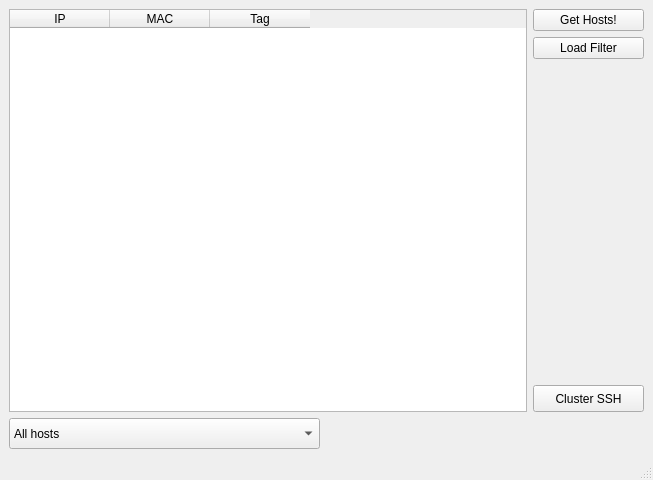
<ui version="4.0" >
 <class>MainWindow</class>
 <widget class="QMainWindow" name="MainWindow" >
  <property name="geometry" >
   <rect>
    <x>0</x>
    <y>0</y>
    <width>653</width>
    <height>480</height>
   </rect>
  </property>
  <property name="windowTitle" >
   <string>MainWindow</string>
  </property>
  <widget class="QWidget" name="centralwidget" >
   <property name="geometry" >
    <rect>
     <x>0</x>
     <y>29</y>
     <width>653</width>
     <height>429</height>
    </rect>
   </property>
   <layout class="QGridLayout" name="gridLayout" >
    <item row="0" column="0" colspan="2" >
     <layout class="QHBoxLayout" name="horizontalLayout" >
      <item>
       <widget class="QTableWidget" name="hostList" >
        <column>
         <property name="text" >
          <string>IP</string>
         </property>
        </column>
        <column>
         <property name="text" >
          <string>MAC</string>
         </property>
        </column>
        <column>
         <property name="text" >
          <string>Tag</string>
         </property>
        </column>
       </widget>
      </item>
      <item>
       <layout class="QVBoxLayout" name="verticalLayout" >
        <item>
         <widget class="QPushButton" name="buttonHosts" >
          <property name="text" >
           <string>Get Hosts!</string>
          </property>
         </widget>
        </item>
        <item>
         <widget class="QPushButton" name="buttonFilter" >
          <property name="text" >
           <string>Load Filter</string>
          </property>
         </widget>
        </item>
        <item>
         <spacer name="verticalSpacer" >
          <property name="orientation" >
           <enum>Qt::Vertical</enum>
          </property>
          <property name="sizeHint" stdset="0" >
           <size>
            <width>72</width>
            <height>98</height>
           </size>
          </property>
         </spacer>
        </item>
        <item>
         <widget class="QPushButton" name="buttonCluster" >
          <property name="minimumSize" >
           <size>
            <width>111</width>
            <height>27</height>
           </size>
          </property>
          <property name="text" >
           <string>Cluster SSH</string>
          </property>
         </widget>
        </item>
       </layout>
      </item>
     </layout>
    </item>
    <item row="1" column="0" >
     <widget class="QComboBox" name="filterBox" >
      <property name="minimumSize" >
       <size>
        <width>311</width>
        <height>31</height>
       </size>
      </property>
      <item>
       <property name="text" >
        <string>All hosts</string>
       </property>
      </item>
     </widget>
    </item>
    <item row="1" column="1" >
     <spacer name="horizontalSpacer" >
      <property name="orientation" >
       <enum>Qt::Horizontal</enum>
      </property>
      <property name="sizeHint" stdset="0" >
       <size>
        <width>314</width>
        <height>20</height>
       </size>
      </property>
     </spacer>
    </item>
   </layout>
  </widget>
  <widget class="QMenuBar" name="menubar" >
   <property name="geometry" >
    <rect>
     <x>0</x>
     <y>0</y>
     <width>653</width>
     <height>29</height>
    </rect>
   </property>
  </widget>
  <widget class="QStatusBar" name="statusbar" >
   <property name="geometry" >
    <rect>
     <x>0</x>
     <y>458</y>
     <width>653</width>
     <height>22</height>
    </rect>
   </property>
  </widget>
 </widget>
 <resources/>
 <connections/>
</ui>
